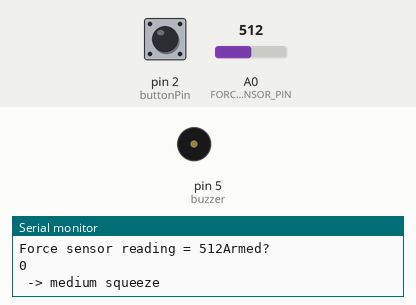
Simulated run of this sketch. Board: Arduino Uno, built with avr-gcc and run on an emulated ATmega328P. Parts: buzzer (waves = sounding), the last lines printed to the serial monitor. The inputs (shaded band) are chosen by the test bench; at power-on: A0 (FORCE_SENSOR_PIN) = 512, pin 2 (buttonPin) LOW.

Above: at 1.2 s.
1.3 s: A0 (FORCE_SENSOR_PIN) set to 0
At 2.1 s:
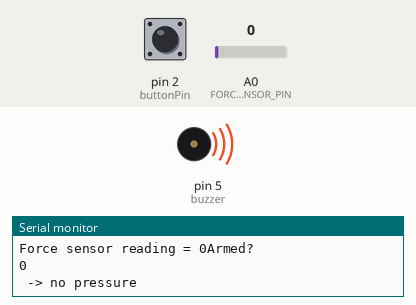
3.0 s: A0 (FORCE_SENSOR_PIN) set to 20
At 3.7 s:
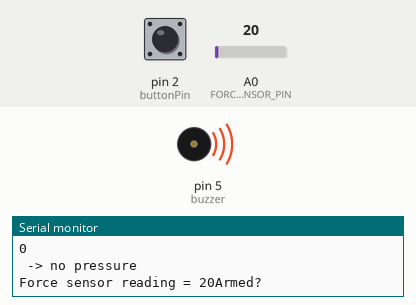
Timing chart, 0 to 6.0 s (numbered marks = the images above; inputs shaded):
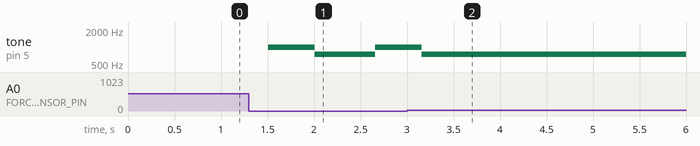

The sketch:

Final_Code.ino
```cpp
#define FORCE_SENSOR_PIN A0
#define BUTTON_PIN 2
int buzzer = 5;   //declares buzzer @pin 5
int FSRanalogpin = A0; //declares the FSR @analogpin A0
int analogReading = 0;
int a = 0;
int buttonPin = 2;
int buttonState = 0;
int h = 0;

void setup() {
  pinMode(buttonPin, INPUT);
  pinMode(FSRanalogpin,INPUT); //sets the FSR as the input
  pinMode(buzzer,OUTPUT);   //sets the buzzer as the output
  Serial.begin(9600);
}


void loop() {
  int analogReading = analogRead(FORCE_SENSOR_PIN);
  analogReading = analogRead(FSRanalogpin); //reads the FSR and store it in integer
  Serial.print("Force sensor reading = ");
  Serial.print(analogReading); // print the raw analog reading
  delay(50);
buttonState=digitalRead(buttonPin);
Serial.println("Armed?");
Serial.println(h);

if (buttonState == 1)
{
  h=1;
}

  if (analogReading < 10)       // from 0 to 9
    Serial.println(" -> no pressure");
  else if (analogReading < 200) // from 10 to 199
    Serial.println(" -> light touch");
  else if (analogReading < 500) // from 200 to 499
    Serial.println(" -> light squeeze");
  else if (analogReading < 800) // from 500 to 799
    Serial.println(" -> medium squeeze");
  else // from 800 to 1023
    Serial.println(" -> big squeeze");
    delay(100);


if (analogReading > 50)
{
  a=1;
}


if ((analogReading == 0)&&(a==1)&&(h!=1))
{
  tone(buzzer, 1000);
  delay(500);
  tone(buzzer, 750);
  delay(500);

  }

  }
```

Measured:
- after the input at 1.3 s, tone on pin 5 (buzzer): silent → 1000 Hz after 0.21 s, → 750 Hz 0.50 s later, → 1000 Hz 0.65 s later
- after the input at 3.0 s, tone on pin 5 (buzzer): goes on until 3.2 s, then stays 750 Hz
